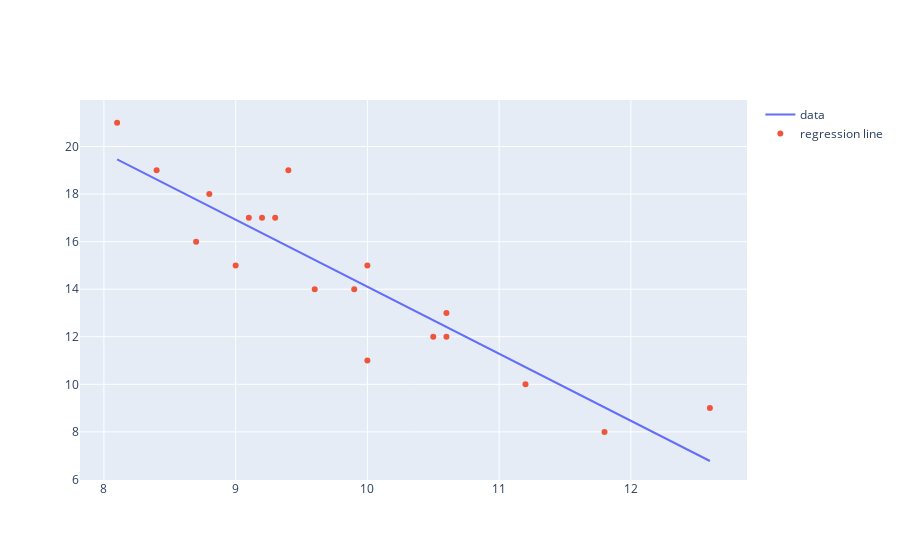

The notebook cell saved with this chart:
### Code cell
from sklearn.linear_model import LinearRegression
import plotly.graph_objects as go

def lr_coef(x,y):
    model = LinearRegression()
    model.fit(x, y)
    intercept = model.intercept_
    slope = model.coef_[0]
    return intercept, slope

intercept, slope = lr_coef(x,y)
# plot data with regression line
fig = go.Figure()
fig_x = np.linspace(x.min(), x.max())
fig_y = slope * fig_x + intercept
fig.add_trace(trace=go.Scatter(x=fig_x, y=fig_y, name="data"))
fig.add_trace(trace=go.Scatter(x=x.ravel(), y=y, mode="markers", name="regression line"))

### Figure 1 — Plotly figure (JSON) as saved in the notebook; plotly's stock layout.template omitted (floating-point values rounded to 4 significant figures)
{"data": [{"name": "data", "type": "scatter", "x": [8.1, 8.192, 8.284, 8.376, 8.467, 8.559, 8.651, 8.743, 8.835, 8.927, 9.018, 9.11, 9.202, 9.294, 9.386, 9.478, 9.569, 9.661, 9.753, 9.845, 9.937, 10.03, 10.12, 10.21, 10.3, 10.4, 10.49, 10.58, 10.67, 10.76, 10.86, 10.95, 11.04, 11.13, 11.22, 11.31, 11.41, 11.5, 11.59, 11.68, 11.77, 11.87, 11.96, 12.05, 12.14, 12.23, 12.32, 12.42, 12.51, 12.6], "y": [19.46, 19.2, 18.94, 18.68, 18.42, 18.17, 17.91, 17.65, 17.39, 17.13, 16.87, 16.61, 16.35, 16.09, 15.84, 15.58, 15.32, 15.06, 14.8, 14.54, 14.28, 14.02, 13.76, 13.51, 13.25, 12.99, 12.73, 12.47, 12.21, 11.95, 11.69, 11.44, 11.18, 10.92, 10.66, 10.4, 10.14, 9.882, 9.624, 9.365, 9.106, 8.847, 8.588, 8.33, 8.071, 7.812, 7.553, 7.294, 7.035, 6.777]}, {"mode": "markers", "name": "regression line", "type": "scatter", "x": [8.1, 8.4, 8.8, 8.7, 9, 9.1, 9.2, 9.3, 9.4, 9.6, 9.9, 10, 10, 10.5, 10.6, 10.6, 11.2, 11.8, 12.6], "y": [21, 19, 18, 16, 15, 17, 17, 17, 19, 14, 14, 15, 11, 12, 12, 13, 10, 8, 9]}], "layout": {}}
